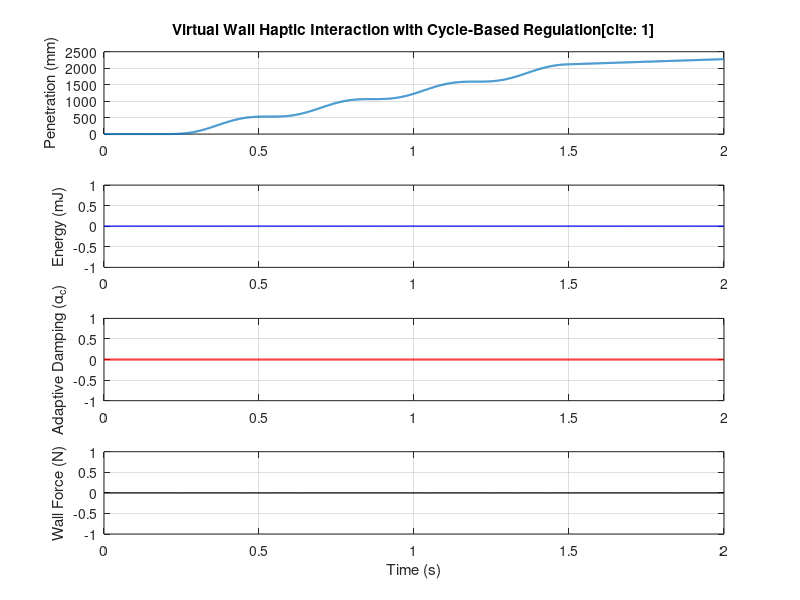

Write MATLAB code to recreate this figure.
% Live Impedance Estimator and Energy Cycle Regulator Simulation
% Based on the logic from Dinc et al., 2024[cite: 1]

clear; clc; close all;

%% Simulation Parameters
dt = 0.001;          % Sampling period (1 ms)[cite: 1]
T_total = 2.0;       % Total simulation time (s)
N_steps = round(T_total / dt);

% System & Environment Parameters
m = 0.5;             % Haptic device inertia (kg)[cite: 1]
k_desired = 12000;   % Desired virtual wall stiffness (N/m)[cite: 1]
x_wall = 0;          % Virtual wall position (m)

% Preallocation of variables
t = zeros(N_steps, 1);
x = zeros(N_steps, 1);
v = zeros(N_steps, 1);
F_h = zeros(N_steps, 1);
F_wall = zeros(N_steps, 1);
E_tot = zeros(N_steps, 1);
alpha_c = zeros(N_steps, 1);

% Time-window buffer for cycle detection (5 steps: 2 prev, current, 2 future)[cite: 1]
energy_buffer = zeros(5, 1);
buffer_idx = 1;

% State tracking variables
current_cycle = 1;
E_cycle_end = 0;
E_prev_cycle = 0;
E_gen = 0;
current_alpha = 0;
sum_v2_dt = 0;

%% Main Simulation Loop
for n = 2:N_steps
    t(n) = (n - 1) * dt;
    
    % Simulate Human Force Input (e.g., pushing into the wall and releasing)
    if t(n) > 0.2 && t(n) < 1.5
        F_h(n) = 15 * sin(2 * pi * 3 * (t(n) - 0.2)); 
    else
        F_h(n) = 0;
    end
    
    % Position error calculation (penetration inside virtual wall when x < x_wall)
    x_err = x(n-1) - x_wall;
    
    % Virtual wall reaction force with adaptive damping control
    if x_err < 0
        F_wall(n) = -k_desired * x_err - current_alpha * v(n-1);
    else
        F_wall(n) = 0;
        current_alpha = 0; % Reset damping outside the wall
    end
    
    % Plant Dynamics (Acceleration -> Velocity -> Position)
    accel = (F_h(n) - F_wall(n)) / m;
    v(n) = v(n-1) + accel * dt;
    x(n) = x(n-1) + v(n) * dt;
    
    % Instantaneous Net Energy Observation[cite: 1]
    power_inst = F_wall(n) * v(n);
    if n == 2
        E_tot(n) = power_inst * dt;
    else
        E_tot(n) = E_tot(n-1) + power_inst * dt;
    end
    
    % Shift energy into the time-window buffer[cite: 1]
    energy_buffer = circshift(energy_buffer, -1);
    energy_buffer(5) = E_tot(n);
    
    % Check for Energy Cycle Completion using Time-Window Filter[cite: 1]
    % Condition: E(t-2) > E(t-1) > E(t) < E(t+1) < E(t+2)
    if energy_buffer(1) > energy_buffer(2) && ...
       energy_buffer(2) > energy_buffer(3) && ...
       energy_buffer(3) < energy_buffer(4) && ...
       energy_buffer(4) < energy_buffer(5)
       
        % Actual energy cycle detected at buffer(3)
        E_cycle_end = energy_buffer(3);
        
        if current_cycle > 1
            % Estimate generated energy between consecutive cycles[cite: 1]
            E_gen = E_cycle_end - E_prev_cycle;
            
            % Compute updated adaptive damping for the upcoming cycle[cite: 1]
            if E_gen > 0 && sum_v2_dt > 0
                current_alpha = current_alpha + (E_gen / sum_v2_dt);
            end
        end
        
        E_prev_cycle = E_cycle_end;
        current_cycle = current_cycle + 1;
        sum_v2_dt = 0; % Reset velocity accumulator for next cycle
    end
    
    % Accumulate squared velocity terms for adaptive damping denominator[cite: 1]
    if x_err < 0
        sum_v2_dt = sum_v2_dt + (v(n)^2 * dt);
    end
    
    alpha_c(n) = current_alpha;
end

%% Plotting Results
figure('Name', 'Live Impedance Estimator & Energy Cycle Regulator', 'Position', [100, 100, 900, 700]);

subplot(4, 1, 1);
plot(t, x * 1e3, 'LineWidth', 1.5);
ylabel('Penetration (mm)');
title('Virtual Wall Haptic Interaction with Cycle-Based Regulation[cite: 1]');
grid on;

subplot(4, 1, 2);
plot(t, E_tot * 1e3, 'Color', 'b', 'LineWidth', 1.2);
ylabel('Energy (mJ)');
grid on;

subplot(4, 1, 3);
plot(t, alpha_c, 'Color', 'r', 'LineWidth', 1.5);
ylabel('Adaptive Damping (\alpha_c)');
grid on;

subplot(4, 1, 4);
plot(t, F_wall, 'Color', 'k', 'LineWidth', 1.2);
xlabel('Time (s)');
ylabel('Wall Force (N)');
grid on;
